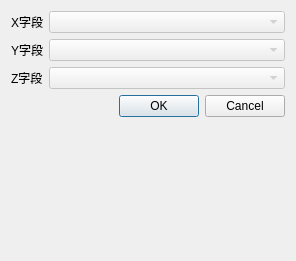
<?xml version="1.0" encoding="UTF-8"?>
<ui version="4.0">
 <class>Dialog</class>
 <widget class="QDialog" name="Dialog">
  <property name="geometry">
   <rect>
    <x>0</x>
    <y>0</y>
    <width>296</width>
    <height>261</height>
   </rect>
  </property>
  <property name="windowTitle">
   <string>高程点字段</string>
  </property>
  <layout class="QFormLayout" name="formLayout">
   <item row="0" column="0">
    <widget class="QLabel" name="label_7">
     <property name="text">
      <string>X字段</string>
     </property>
    </widget>
   </item>
   <item row="0" column="1">
    <widget class="QComboBox" name="comboBox">
     <property name="enabled">
      <bool>false</bool>
     </property>
    </widget>
   </item>
   <item row="1" column="0">
    <widget class="QLabel" name="label_8">
     <property name="text">
      <string>Y字段</string>
     </property>
    </widget>
   </item>
   <item row="1" column="1">
    <widget class="QComboBox" name="comboBox2">
     <property name="enabled">
      <bool>false</bool>
     </property>
    </widget>
   </item>
   <item row="2" column="0">
    <widget class="QLabel" name="label_9">
     <property name="text">
      <string>Z字段</string>
     </property>
    </widget>
   </item>
   <item row="2" column="1">
    <widget class="QComboBox" name="comboBox3">
     <property name="enabled">
      <bool>false</bool>
     </property>
    </widget>
   </item>
   <item row="3" column="1">
    <widget class="QDialogButtonBox" name="buttonBox">
     <property name="orientation">
      <enum>Qt::Horizontal</enum>
     </property>
     <property name="standardButtons">
      <set>QDialogButtonBox::Cancel|QDialogButtonBox::Ok</set>
     </property>
    </widget>
   </item>
  </layout>
 </widget>
 <resources/>
 <connections>
  <connection>
   <sender>buttonBox</sender>
   <signal>accepted()</signal>
   <receiver>Dialog</receiver>
   <slot>accept()</slot>
   <hints>
    <hint type="sourcelabel">
     <x>237</x>
     <y>200</y>
    </hint>
    <hint type="destinationlabel">
     <x>157</x>
     <y>260</y>
    </hint>
   </hints>
  </connection>
  <connection>
   <sender>buttonBox</sender>
   <signal>rejected()</signal>
   <receiver>Dialog</receiver>
   <slot>reject()</slot>
   <hints>
    <hint type="sourcelabel">
     <x>305</x>
     <y>200</y>
    </hint>
    <hint type="destinationlabel">
     <x>286</x>
     <y>260</y>
    </hint>
   </hints>
  </connection>
 </connections>
</ui>
